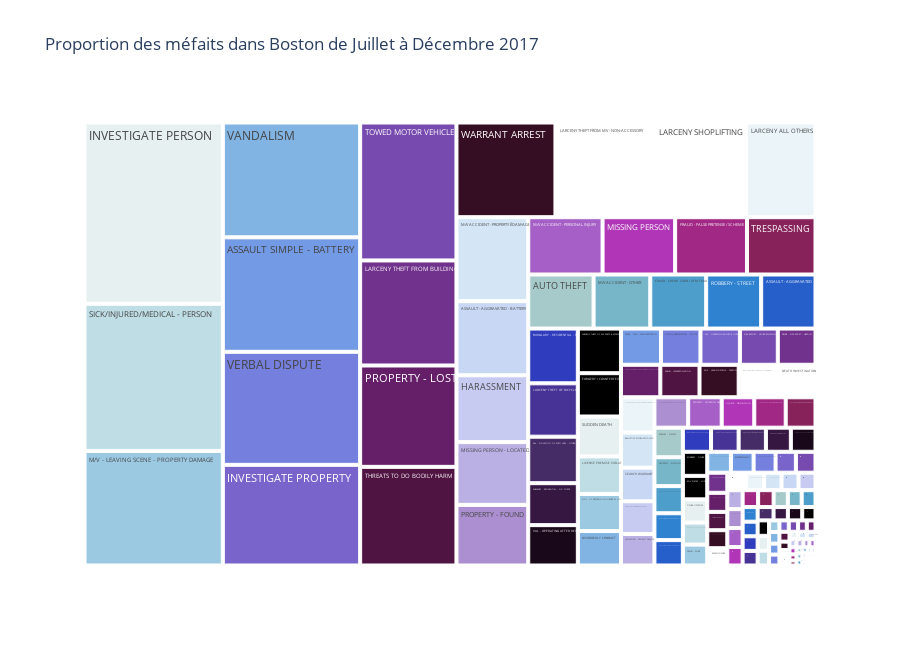

Notebook cell for this chart:
### Code cell
px.treemap(categories, title='Proportion des méfaits dans Boston de Juillet à Décembre 2017', path=['Description'], values=categories['values'], height=650,
          color_discrete_sequence = px.colors.sequential.dense)

### Figure 1 — Plotly figure (JSON) as saved in the notebook; plotly's stock layout.template omitted (floating-point values rounded to 4 significant figures; data arrays with more than 128 entries replaced by an {"elided": "..."} marker saying what was removed)
{"data": [{"branchvalues": "total", "domain": {"x": [0, 1], "y": [0, 1]}, "hovertemplate": "labels=%{label}<br>value=%{value}<br>parent=%{parent}<br>id=%{id}<extra></extra>", "ids": {"elided": "154 str values"}, "labels": {"elided": "154 str values"}, "name": "", "parents": {"elided": "154 str values"}, "type": "treemap", "values": {"elided": "154 int values"}}], "layout": {"height": 650, "legend": {"tracegroupgap": 0}, "title": {"text": "Proportion des méfaits dans Boston de Juillet à Décembre 2017"}, "treemapcolorway": ["rgb(230, 240, 240)", "rgb(191, 221, 229)", "rgb(156, 201, 226)", "rgb(129, 180, 227)", "rgb(115, 154, 228)", "rgb(117, 127, 221)", "rgb(120, 100, 202)", "rgb(119, 74, 175)", "rgb(113, 50, 141)", "rgb(100, 31, 104)", "rgb(80, 20, 66)", "rgb(54, 14, 36)"]}}
